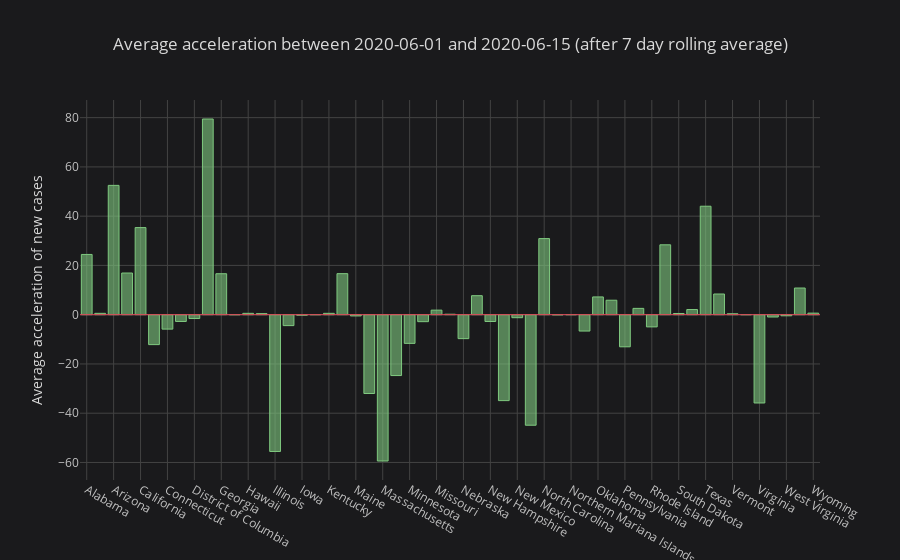
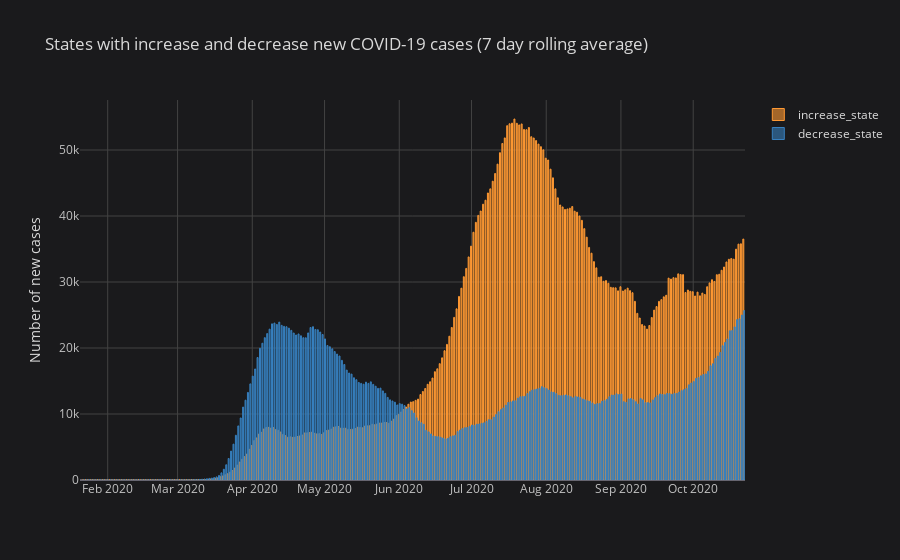

Write notebook code for charts like these, in order.
### Markdown cell above
### The following plots display the average "acceleration" of the new cases among consecutive days
- Top panel shows the average acceleration for each state
- Bottom panel shows the epi-curve for states with positive acceleration (increase) and negative acceleration (decrease)

### Code cell
def acceleration_plot(ini_date,end_date,df):
    res=display(res=df.loc[(df.index>=ini_date)&(df.index<= end_date),:].diff().diff().mean()\
    .iplot(kind='bar',yTitle='Average acceleration of new cases'\
           ,title='Average acceleration between '+ini_date+' and '+end_date+' (after 7 day rolling average)',colorscale='accent',hline=0))   
    state_pos = df.loc[(df.index>=ini_date)&(dft.index <= end_date),:].diff().diff().mean()[df.loc[(df.index>=ini_date)&(df.index <= end_date),:].diff().diff().mean()>=0].index.tolist()
    state_neg = df.loc[(df.index>=ini_date)&(dft.index <= end_date),:].diff().diff().mean()[df.loc[(df.index>=ini_date)&(df.index <= end_date),:].diff().diff().mean()<0].index.tolist()
    df_pos = pd.DataFrame(df.loc[:,state_pos].sum(axis=1).diff())
    df_pos.columns = ['increase_state']
    df_neg = pd.DataFrame(df.loc[:,state_neg].sum(axis=1).diff())
    df_neg.columns = ['decrease_state']
    df_state = pd.merge(df_pos,df_neg,on='date')
    res=display(res=df_state.round().iplot(kind='bar',title='States with increase and decrease new COVID-19 cases (7 day rolling average)', yTitle='Number of new cases'))
    return 
res = interact(acceleration_plot,ini_date=initial_date,end_date=ending_date,df=fixed(dft))

### Figure 1 — Plotly figure (JSON) as saved in the notebook; plotly's stock layout.template omitted (floating-point values rounded to 4 significant figures)
{"data": [{"marker": {"color": "rgba(127, 201, 127, 0.6)", "line": {"color": "rgba(127, 201, 127, 1.0)", "width": 1}}, "name": "None", "orientation": "v", "text": "", "type": "bar", "x": ["Alabama", "Alaska", "Arizona", "Arkansas", "California", "Colorado", "Connecticut", "Delaware", "District of Columbia", "Florida", "Georgia", "Guam", "Hawaii", "Idaho", "Illinois", "Indiana", "Iowa", "Kansas", "Kentucky", "Louisiana", "Maine", "Maryland", "Massachusetts", "Michigan", "Minnesota", "Mississippi", "Missouri", "Montana", "Nebraska", "Nevada", "New Hampshire", "New Jersey", "New Mexico", "New York", "North Carolina", "North Dakota", "Northern Mariana Islands", "Ohio", "Oklahoma", "Oregon", "Pennsylvania", "Puerto Rico", "Rhode Island", "South Carolina", "South Dakota", "Tennessee", "Texas", "Utah", "Vermont", "Virgin Islands", "Virginia", "Washington", "West Virginia", "Wisconsin", "Wyoming"], "y": [24.46, 0.5495, 52.49, 16.91, 35.36, -12.15, -5.857, -2.758, -1.56, 79.45, 16.63, -0.01099, 0.5495, 0.4286, -55.54, -4.44, -0.2088, 0.01099, 0.5495, 16.66, -0.5055, -32, -59.41, -24.71, -11.65, -2.835, 1.846, 0.1868, -9.725, 7.714, -2.769, -34.89, -1.22, -44.88, 30.9, -0.06593, 0.01099, -6.648, 7.209, 5.868, -13.04, 2.56, -4.956, 28.37, 0.4835, 2.088, 44.03, 8.396, 0.3736, 0.01099, -35.85, -0.9451, -0.4505, 10.82, 0.6264]}], "layout": {"legend": {"bgcolor": "#1A1A1C", "font": {"color": "#D9D9D9"}}, "paper_bgcolor": "#1A1A1C", "plot_bgcolor": "#1A1A1C", "shapes": [{"line": {"color": "#db4052", "dash": "solid", "width": 1}, "type": "line", "x0": 0, "x1": 1, "xref": "paper", "y0": 0, "y1": 0, "yref": "y"}], "title": "Average acceleration between 2020-06-01 and 2020-06-15 (after 7 day rolling average)", "titlefont": {"color": "#D9D9D9"}, "xaxis": {"gridcolor": "#434343", "showgrid": true, "tickfont": {"color": "#C2C2C2"}, "title": "", "titlefont": {"color": "#D9D9D9"}, "zerolinecolor": "#666570"}, "yaxis": {"gridcolor": "#434343", "showgrid": true, "tickfont": {"color": "#C2C2C2"}, "title": "Average acceleration of new cases", "titlefont": {"color": "#D9D9D9"}, "zerolinecolor": "#666570"}}}

### Figure 2 — Plotly figure (JSON) as saved in the notebook; plotly's stock layout.template omitted (floating-point values rounded to 4 significant figures; data arrays with more than 128 entries replaced by an {"elided": "..."} marker saying what was removed)
{"data": [{"marker": {"color": "rgba(255, 153, 51, 0.6)", "line": {"color": "rgba(255, 153, 51, 1.0)", "width": 1}}, "name": "increase_state", "orientation": "v", "text": "", "type": "bar", "x": {"elided": "276 str values"}, "y": {"elided": "276 mixed values"}}, {"marker": {"color": "rgba(55, 128, 191, 0.6)", "line": {"color": "rgba(55, 128, 191, 1.0)", "width": 1}}, "name": "decrease_state", "orientation": "v", "text": "", "type": "bar", "x": {"elided": "276 str values"}, "y": {"elided": "276 mixed values"}}], "layout": {"legend": {"bgcolor": "#1A1A1C", "font": {"color": "#D9D9D9"}}, "paper_bgcolor": "#1A1A1C", "plot_bgcolor": "#1A1A1C", "title": {"font": {"color": "#D9D9D9"}, "text": "States with increase and decrease new COVID-19 cases (7 day rolling average)"}, "xaxis": {"gridcolor": "#434343", "showgrid": true, "tickfont": {"color": "#C2C2C2"}, "title": {"font": {"color": "#D9D9D9"}, "text": ""}, "zerolinecolor": "#666570"}, "yaxis": {"gridcolor": "#434343", "showgrid": true, "tickfont": {"color": "#C2C2C2"}, "title": {"font": {"color": "#D9D9D9"}, "text": "Number of new cases"}, "zerolinecolor": "#666570"}}}
